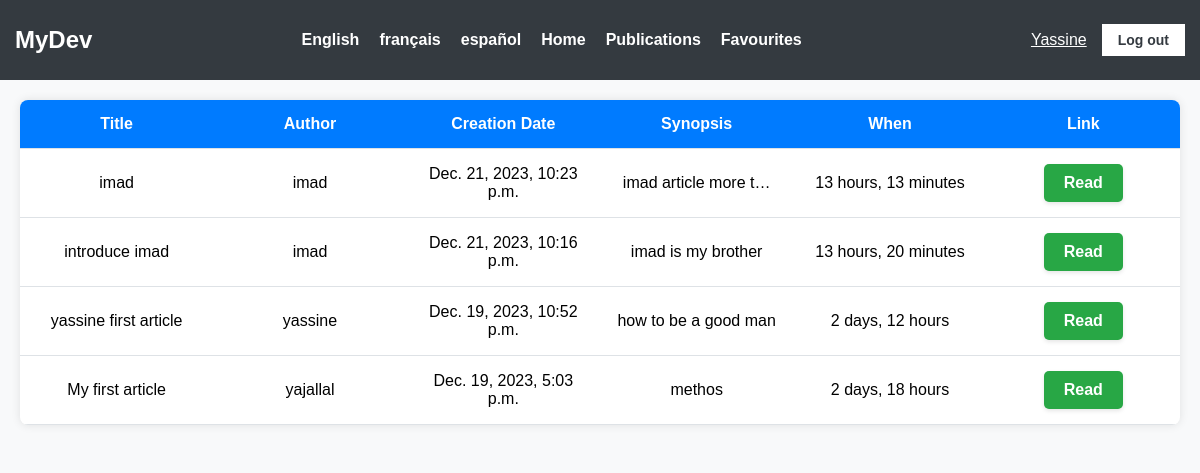
/en/articles/ (signed in), run on the app's committed database.
### medium/models.py (models this page shows, shortened)
class Article(models.Model):
    title = models.CharField(max_length=64, null=False)
    author = models.ForeignKey(User, null=False, on_delete=models.CASCADE)
    created = models.DateTimeField(auto_now_add=True, null=False)
    synopsis = models.CharField(max_length=312, null=False)
    content = models.TextField(null=False)

### medium/views.py (the view)
class Articles(TemplateView):
    template_name = 'articles.html'
    def get_context_data(self, **kwargs: Any) -> dict[str, Any]:
        context = super().get_context_data(**kwargs)
        context['articles'] = Article.objects.all()
        return context
    def dispatch(self, request: HttpRequest, *args: Any, **kwargs: Any) -> HttpResponse:
        if self.request.method == 'POST':
            if 'action' in self.request.POST and self.request.POST['action'] == 'logout':
                logout(request)
                return redirect('login_view')
        return super().dispatch(request, *args, **kwargs)

### medium/templates/articles.html (shortened to what this page needs)
{% load i18n %}
<!DOCTYPE html>
<html lang="en">
<head>
</head>
<body>
    {% include 'navbar.html' %}
    <div class="articles">
        <table>
            <thead>
                <tr>
                    <th>Title</th>
                    <th>Author</th>
                    <th>Creation Date</th>
                    <th>Synopsis</th>
                    <th>When</th>
                    <th>Link</th>
                </tr>
            </thead>
            <tbody>
                {% for article in articles|dictsortreversed:"created" %}
                    <tr>
                        <td>{{article.title}}</td>
                        <td>{{article.author}}</td>
                        <td>{{article.created}}</td>
                        <td>{{article.synopsis|truncatechars:20}}</td>
                        <td>{{article.created|timesince}}</td>
                        {% url 'details_view' pk=article.id as details_url %}
                        <td><a href="{{ details_url }}"><button class="success-button">{% trans "Read"%}</button></a></td>
                    </tr>
                    {% endfor %}
            </tbody>
        </table>
    </div>
</body>
</html>

### medium/templates/navbar.html (shortened to what this page needs)
{% load i18n %}
<!DOCTYPE html>
<html lang="en">
<head>
</head>
<body>
    <div class="navbar">
        <div class="logo">MyDev</div>
        <ul class="nav-links">
            {% get_current_language as CURRENT_LANGUAGE %}
            {% get_available_languages as AVAILABLE_LANGUAGES %}
            {% get_language_info_list for AVAILABLE_LANGUAGES as languages %}
            {% for language in languages %}
            <li>
              <a href="/{{ language.code }}/"
                {% if language.code == CURRENT_LANGUAGE %} class="active"{% endif %}>
                    {% trans language.name_local %}
              </a>
            </li>
          {% endfor %}
            {% url 'home_view' as home_url %}
            <li><a href="{{ home_url }}">{% trans "Home" %}</a></li>
            {% if user.is_authenticated %}
                {% url 'publications_view' as publications_url %}
                {% url 'favourites_view' as favourite_url %}
                <li><a href="{{publications_url}}">{% trans "Publications" %}</a></li>
                <li><a href="{{favourite_url}}">{% trans "Favourites" %}</a></li>
            {% endif %}
        </ul>
        {% if user.is_authenticated %}
            <div class="auth-buttons">
                <p class="username">{{ user.username }}</p>
                <form method="POST">
                    <button name="action" value="logout">{% trans "Log out" %}</button>
                </form>
            </div>
        {% endif %}
    </div>
</body>
</html>

### medium/templates/articles.html (style rules this page uses)
body { font-family: 'Segoe UI', Tahoma, Geneva, Verdana, sans-serif; }
.articles { background-color: #f8f9fa; margin: 0; padding: 0; display: flex; justify-content: center; }
table { width: 100%; border-collapse: collapse; background-color: #fff; box-shadow: 0 0 10px rgba(0, 0, 0, 0.1); border-radius: 8px; overflow: hidden; margin: 20px; }
th, td { padding: 15px; text-align: center; border-bottom: 1px solid #dee2e6; width: calc(100% / 6); }
th { background-color: #007bff; color: #fff; }
.success-button { display: inline-block; padding: 10px 20px; font-size: 16px; font-weight: bold; text-align: center; text-decoration: none; color: #ffffff; background-color: #28a745; border-radius: 5px; border: none; cursor: pointer; box-shadow: 0 2px 4px rgba(0, 0, 0, 0.1); transition: background-color 0.3s ease; }

### medium/templates/navbar.html (style rules this page uses)
body { font-family: 'Arial', sans-serif; margin: 0; padding: 0; background-color: #f8f9fa; }
.navbar { background-color: #343a40; padding: 15px; display: flex; justify-content: space-between; align-items: center; }
.logo { color: #ffffff; font-size: 24px; font-weight: bold; text-decoration: none; }
.nav-links { list-style: none; margin: 0; padding: 0; display: flex; }
.nav-links li { margin-right: 20px; }
.nav-links a { text-decoration: none; color: #ffffff; font-weight: bold; font-size: 16px; }
.auth-buttons { display: flex; align-items: center; }
.auth-buttons button { margin-left: 15px; padding: 8px 16px; border: none; cursor: pointer; font-size: 14px; font-weight: bold; color: #343a40; background-color: #ffffff; }
a { text-decoration: none; }
.username { color: white; text-decoration: underline; cursor: pointer; text-transform: capitalize; }

### data on the page
Article: title "imad", author "imad", created "Dec. 21, 2023, 10:23 p.m.", synopsis "imad article more t…", created "13 hours, 13 minutes"
Article: title "introduce imad", author "imad", created "Dec. 21, 2023, 10:16 p.m.", synopsis "imad is my brother", created "13 hours, 20 minutes"
Article: title "yassine first article", author "yassine", created "Dec. 19, 2023, 10:52 p.m.", synopsis "how to be a good man", created "2 days, 12 hours"
Article: title "My first article", author "yajallal", created "Dec. 19, 2023, 5:03 p.m.", synopsis "methos", created "2 days, 18 hours"

### other printed values
{{ user.username }} "Yassine"
